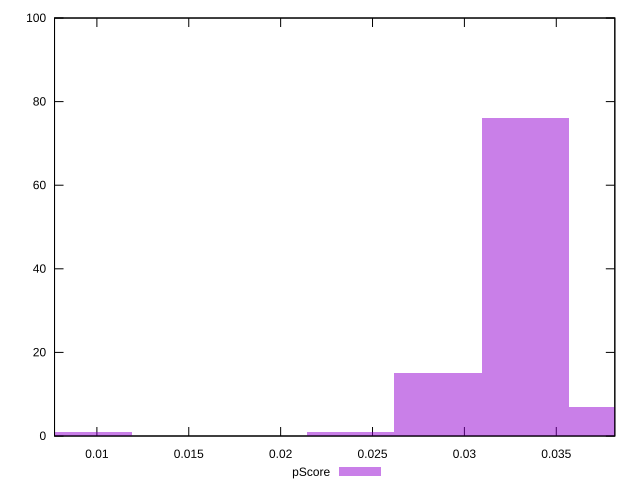

This chart was generated by the following gnuplot code:
reset

$pScore <<EOF
0.009520974778155453 1
0.02380243694538863 1
0.03332341172354408 76
0.02856292433446636 15
0.03808389911262181 7
EOF

set key outside below
set boxwidth 0.0047604873890777265
set xrange [0.007695011860753664:0.0381858382175333]
set yrange [0:100]
set trange [0:100]
set style fill transparent solid 0.5 noborder
set terminal svg size 640, 490 enhanced background rgb 'white'
set output "report_00017_2021-02-10T15-08-03.406Z/largest-contentful-paint/samples/pages+cached+noadtech/pScore/histogram.svg"

plot $pScore title "pScore" with boxes

reset
